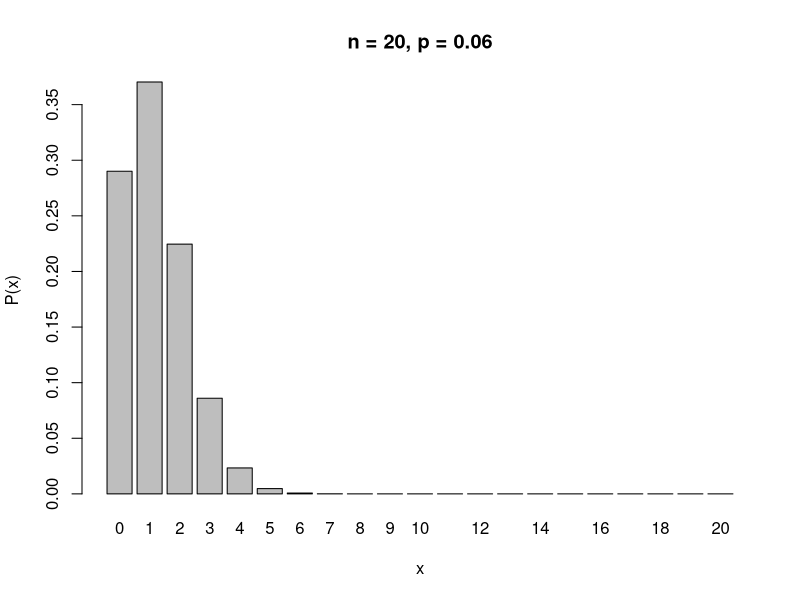
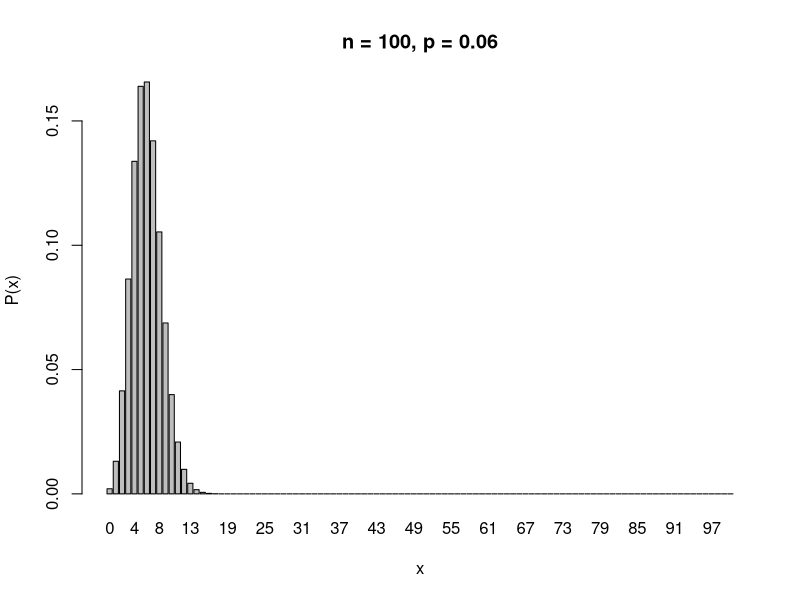
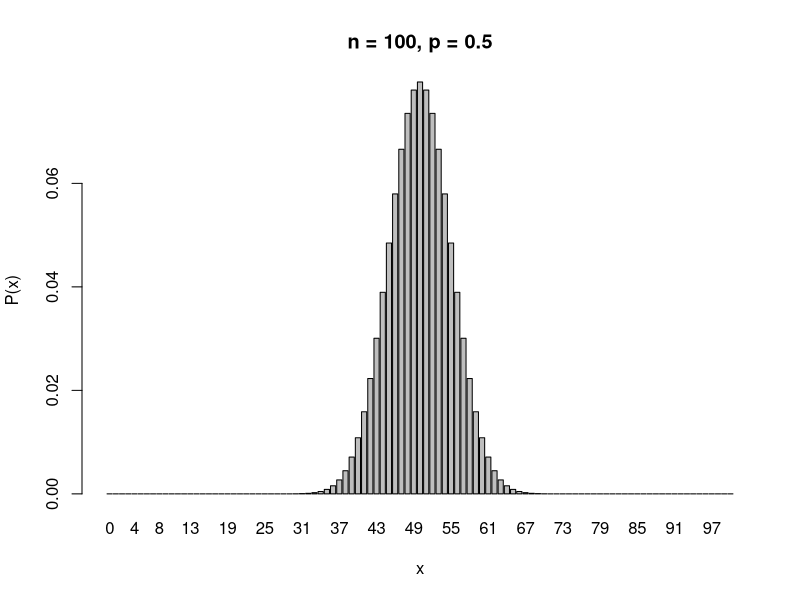
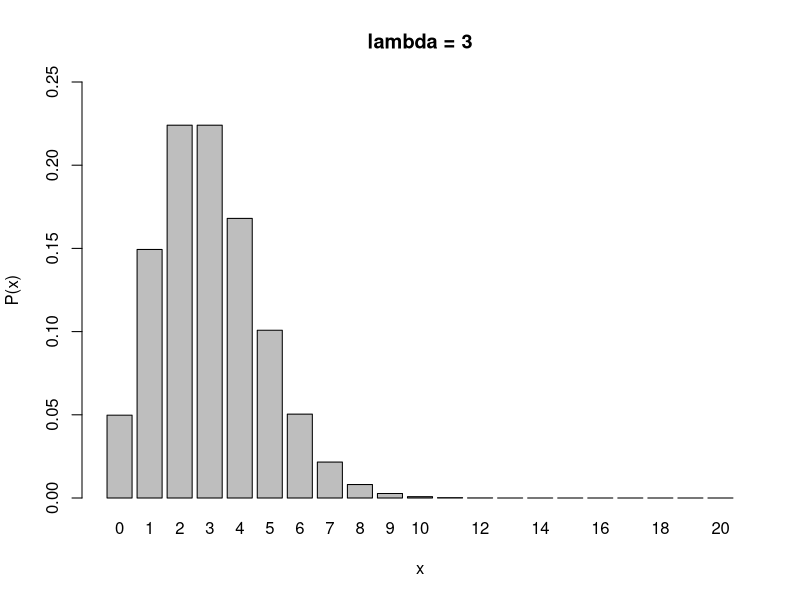
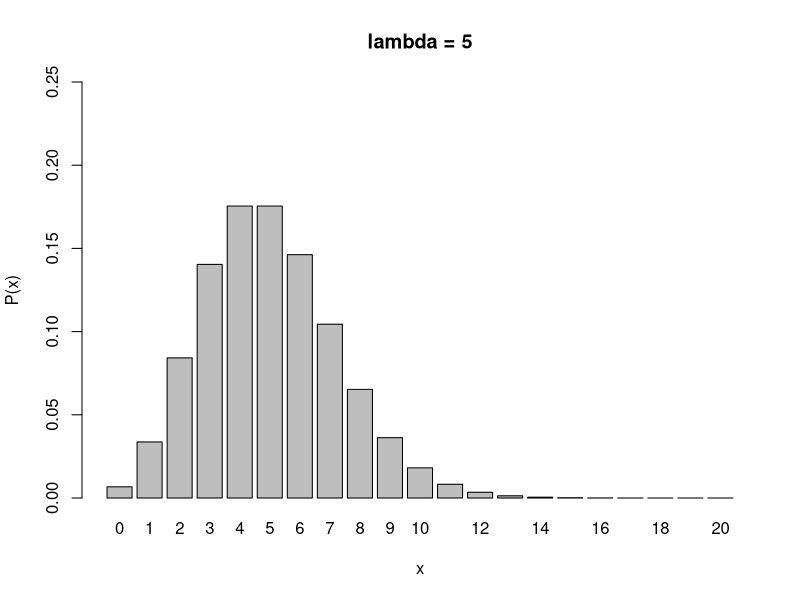
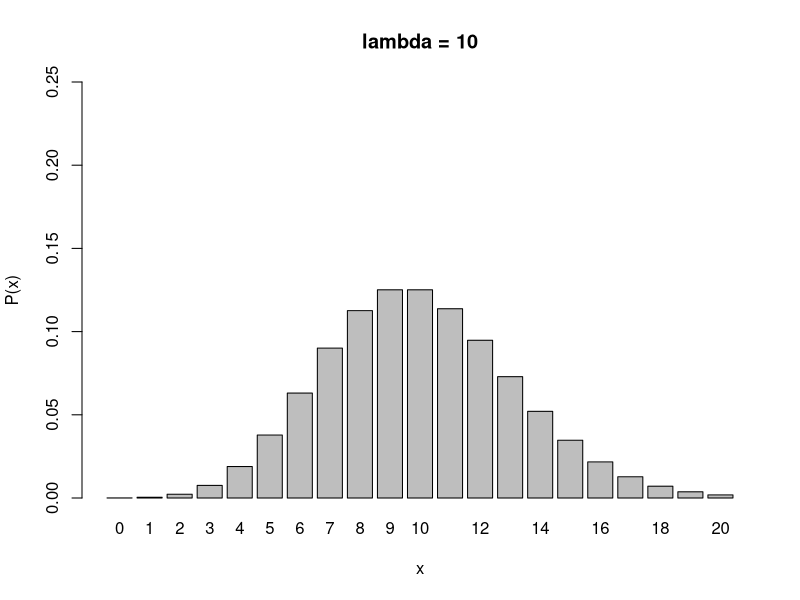

Generate these figures, in order, with R:
## ---- chunk 1
# n = 5
dbinom(5, 20, 0.06)

# n = 100
dbinom(5, 100, 0.06)
## ---- chunk 2
1 - pbinom(9, 20, 0.06)
## ---- chunk 3
# define function
bin_graph = function(n, p) {
  
  x = dbinom(0:n, size = n, prob = p)
  barplot(x, names.arg = 0:n,
          main = paste0("n = ", n, ", p = ", p),
          ylab = "P(x)",
          xlab = "x")
  
}

# call function
bin_graph(n = 20, p = 0.06)
bin_graph(n = 100, p = 0.06)
bin_graph(n = 100, p = 0.5)
## ---- chunk 4
dpois(4, 10)
## ---- chunk 5
ppois(8, 10)
## ---- chunk 6
# define function
poi_graph = function(lam) {
  
  x = dpois(0:20, lambda = lam)
  barplot(x, names.arg = 0:20,
          ylim = c(0, 0.25),
          main = paste0("lambda = ", lam),
          ylab = "P(x)",
          xlab = "x")
  
}

# call function
poi_graph(lam = 3)
poi_graph(lam = 5)
poi_graph(lam = 10)
## ---- chunk 7
# binomial
1 - pbinom(9, 4000, 0.0001)

# Poisson 
1 - ppois(9, 0.4)
